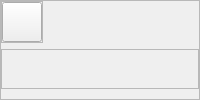
                     <widget class="QFrame" name="frame_19">
                      <property name="frameShape">
                       <enum>QFrame::StyledPanel</enum>
                      </property>
                      <property name="frameShadow">
                       <enum>QFrame::Raised</enum>
                      </property>
                      <layout class="QVBoxLayout" name="verticalLayout_27">
                       <property name="leftMargin">
                        <number>0</number>
                       </property>
                       <property name="topMargin">
                        <number>0</number>
                       </property>
                       <property name="rightMargin">
                        <number>0</number>
                       </property>
                       <property name="bottomMargin">
                        <number>10</number>
                       </property>
                       <item alignment="Qt::AlignTop">
                        <widget class="QFrame" name="frame_17">
                         <property name="sizePolicy">
                          <sizepolicy hsizetype="Fixed" vsizetype="Fixed">
                           <horstretch>0</horstretch>
                           <verstretch>0</verstretch>
                          </sizepolicy>
                         </property>
                         <property name="frameShape">
                          <enum>QFrame::StyledPanel</enum>
                         </property>
                         <property name="frameShadow">
                          <enum>QFrame::Raised</enum>
                         </property>
                         <layout class="QHBoxLayout" name="horizontalLayout_40">
                          <property name="leftMargin">
                           <number>0</number>
                          </property>
                          <property name="topMargin">
                           <number>0</number>
                          </property>
                          <property name="rightMargin">
                           <number>0</number>
                          </property>
                          <property name="bottomMargin">
                           <number>0</number>
                          </property>
                          <item alignment="Qt::AlignLeft">
                           <widget class="QPushButton" name="reminderBtn">
                            <property name="sizePolicy">
                             <sizepolicy hsizetype="Expanding" vsizetype="Expanding">
                              <horstretch>0</horstretch>
                              <verstretch>0</verstretch>
                             </sizepolicy>
                            </property>
                            <property name="minimumSize">
                             <size>
                              <width>40</width>
                              <height>40</height>
                             </size>
                            </property>
                            <property name="maximumSize">
                             <size>
                              <width>40</width>
                              <height>40</height>
                             </size>
                            </property>
                            <property name="styleSheet">
                             <string notr="true"/>
                            </property>
                            <property name="text">
                             <string/>
                            </property>
                            <property name="icon">
                             <iconset resource="resource.qrc">
                              <normaloff>:/Icons/Icons/checklist.png</normaloff>:/Icons/Icons/checklist.png</iconset>
                            </property>
                            <property name="iconSize">
                             <size>
                              <width>30</width>
                              <height>30</height>
                             </size>
                            </property>
                           </widget>
                          </item>
                         </layout>
                        </widget>
                       </item>
                       <item>
                        <widget class="QFrame" name="frame_18">
                         <property name="frameShape">
                          <enum>QFrame::StyledPanel</enum>
                         </property>
                         <property name="frameShadow">
                          <enum>QFrame::Raised</enum>
                         </property>
                         <layout class="QVBoxLayout" name="verticalLayout_26">
                          <item>
                           <widget class="QLabel" name="petProfileIcon">
                            <property name="maximumSize">
                             <size>
                              <width>120</width>
                              <height>120</height>
                             </size>
                            </property>
                            <property name="text">
                             <string/>
                            </property>
                            <property name="pixmap">
                             <pixmap resource="resource.qrc">:/Icons/Icons/catIcon.png</pixmap>
                            </property>
                            <property name="scaledContents">
                             <bool>true</bool>
                            </property>
                            <property name="alignment">
                             <set>Qt::AlignCenter</set>
                            </property>
                            <property name="margin">
                             <number>0</number>
                            </property>
                           </widget>
                          </item>
                         </layout>
                        </widget>
                       </item>
                      </layout>
                     </widget>
